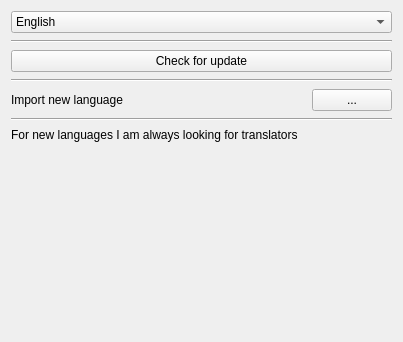
<?xml version="1.0" encoding="UTF-8"?>
<ui version="4.0">
 <class>GUI_LanguagePreferences</class>
 <widget class="QWidget" name="GUI_LanguagePreferences">
  <property name="geometry">
   <rect>
    <x>0</x>
    <y>0</y>
    <width>403</width>
    <height>342</height>
   </rect>
  </property>
  <layout class="QGridLayout" name="gridLayout">
   <property name="spacing">
    <number>7</number>
   </property>
   <item row="0" column="0">
    <widget class="Gui::ComboBox" name="comboLanguages">
     <property name="currentText">
      <string notr="true">English</string>
     </property>
     <item>
      <property name="text">
       <string>English</string>
      </property>
     </item>
    </widget>
   </item>
   <item row="5" column="0">
    <widget class="Line" name="line_2">
     <property name="orientation">
      <enum>Qt::Horizontal</enum>
     </property>
    </widget>
   </item>
   <item row="3" column="0">
    <widget class="Line" name="line">
     <property name="orientation">
      <enum>Qt::Horizontal</enum>
     </property>
    </widget>
   </item>
   <item row="4" column="0">
    <layout class="QHBoxLayout" name="horizontalLayout">
     <item>
      <widget class="QPushButton" name="btnCheckForUpdate">
       <property name="text">
        <string>Check for update</string>
       </property>
      </widget>
     </item>
    </layout>
   </item>
   <item row="6" column="0">
    <layout class="QHBoxLayout" name="horizontalLayout_2">
     <item>
      <widget class="QLabel" name="label">
       <property name="text">
        <string>Import new language</string>
       </property>
      </widget>
     </item>
     <item>
      <widget class="QPushButton" name="btnImport">
       <property name="sizePolicy">
        <sizepolicy hsizetype="Maximum" vsizetype="Fixed">
         <horstretch>0</horstretch>
         <verstretch>0</verstretch>
        </sizepolicy>
       </property>
       <property name="text">
        <string notr="true">...</string>
       </property>
      </widget>
     </item>
    </layout>
   </item>
   <item row="7" column="0">
    <widget class="Line" name="line_3">
     <property name="orientation">
      <enum>Qt::Horizontal</enum>
     </property>
    </widget>
   </item>
   <item row="9" column="0">
    <widget class="QLabel" name="labLink">
     <property name="text">
      <string notr="true"/>
     </property>
     <property name="textFormat">
      <enum>Qt::RichText</enum>
     </property>
     <property name="openExternalLinks">
      <bool>true</bool>
     </property>
    </widget>
   </item>
   <item row="8" column="0">
    <widget class="QLabel" name="label_2">
     <property name="text">
      <string>For new languages I am always looking for translators</string>
     </property>
     <property name="wordWrap">
      <bool>true</bool>
     </property>
    </widget>
   </item>
   <item row="10" column="0">
    <spacer name="verticalSpacer">
     <property name="orientation">
      <enum>Qt::Vertical</enum>
     </property>
     <property name="sizeHint" stdset="0">
      <size>
       <width>20</width>
       <height>40</height>
      </size>
     </property>
    </spacer>
   </item>
  </layout>
 </widget>
 <customwidgets>
  <customwidget>
   <class>Gui::ComboBox</class>
   <extends>QComboBox</extends>
   <header>Gui/Utils/Widgets/ComboBox.h</header>
  </customwidget>
 </customwidgets>
 <resources/>
 <connections/>
</ui>
